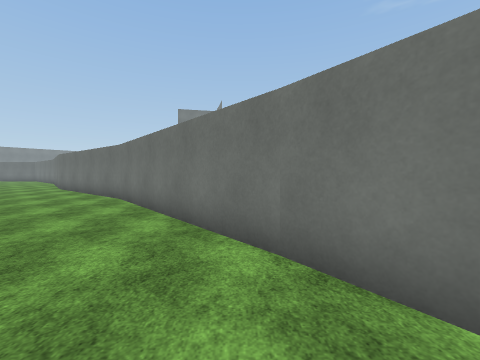
view 1 (above)

15 first-person views from a walk through a Unity game level. The camera is 1.5 m above the floor, tilts 2° down and sees 90° across. The floor is counted in squares, 2 m on a side. Each view is taken from the middle of a square. On the plan, view 1 faces up. The plan holds only what a view shows up to about 9 squares ahead; the rest is blank. The place goes on beyond the plan. Surface patterns are stand-ins for the level's own textures.

view 2
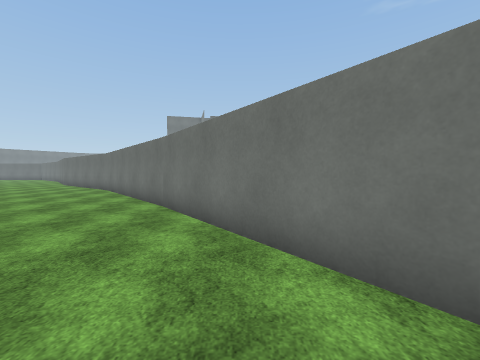

view 3
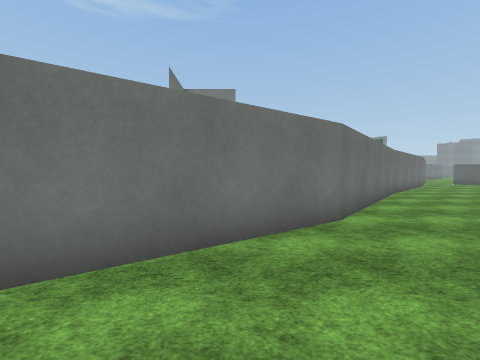

view 4
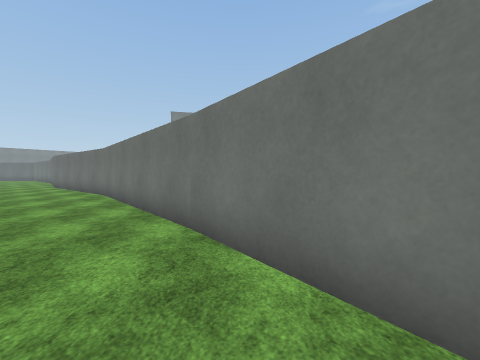

view 5
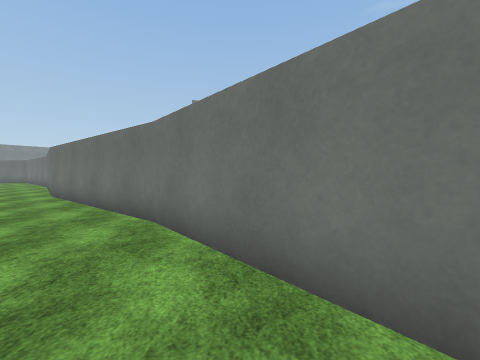

view 6
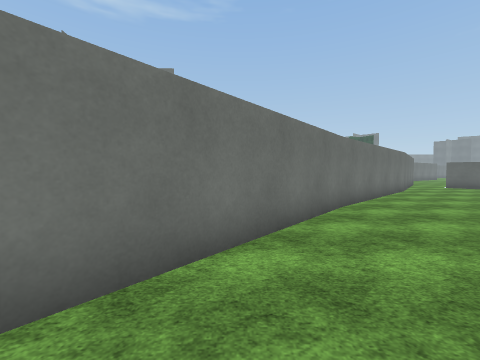

view 7
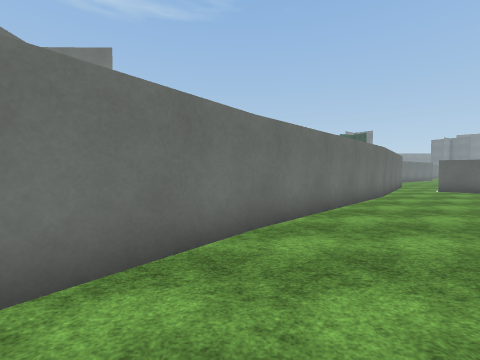

view 8
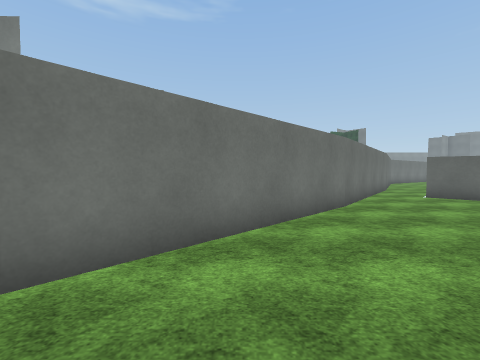

view 9
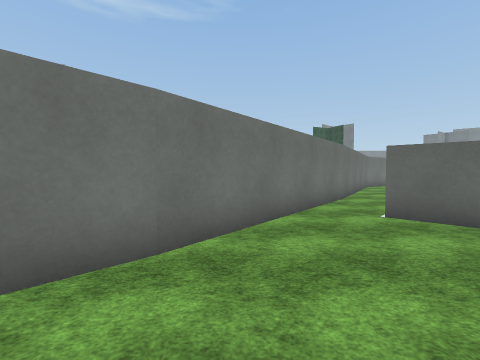

view 10
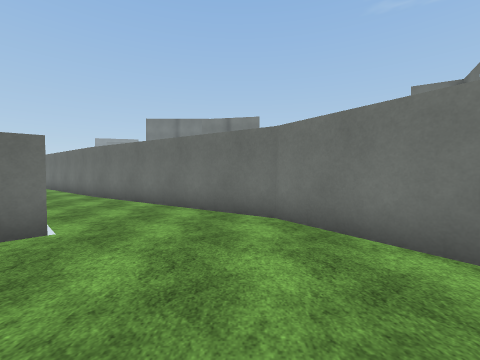

view 11
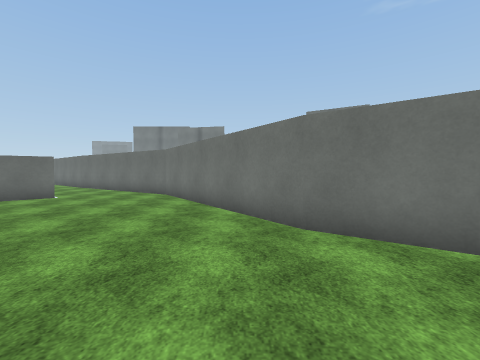

view 12
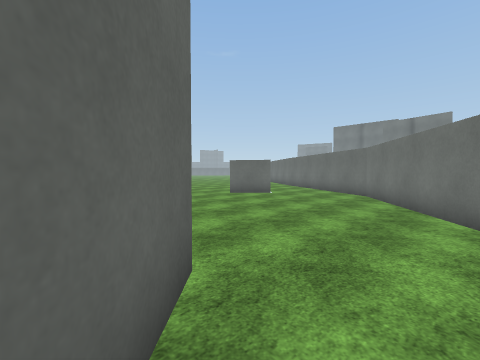

view 13
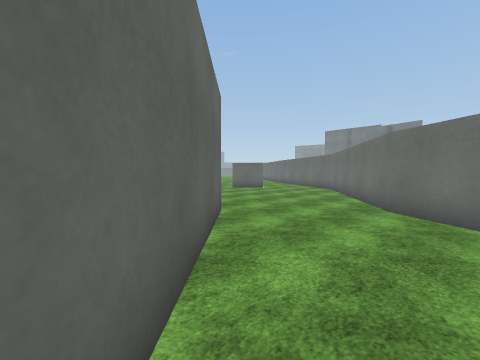

view 14
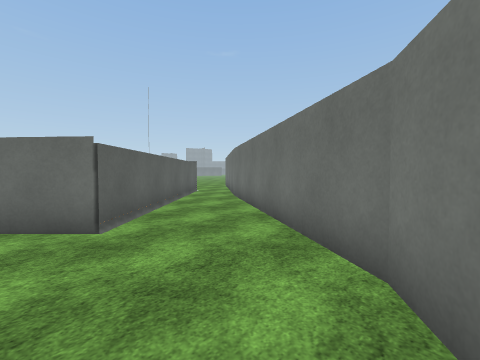

view 15
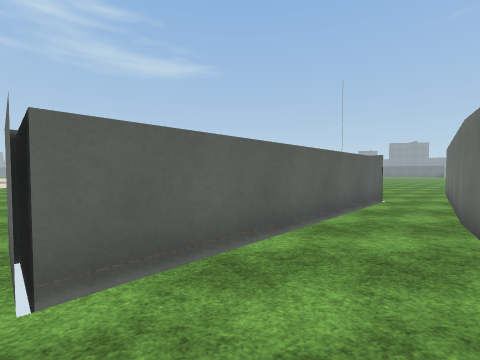

### Floor plan
Points are (right, up) in squares from view 1. A wall is a line through its corners. A room is listed if a view was taken in it or the views show most of it. See-through windows are left out.
Room 1 (views 1, 2, 3, 4, 5)
walls: (0.4, 2.1) (-3.3, 6.6); (-3.2, 6.5) (-5.6, 8.5); (3.7, -2.6) (0.3, 2.2)
ways out: opening at (3, -4) to room 2
Room 2 (views 6, 7, 8, 9)
walls: (8.2, -6.3) (3.7, -2.5); (12.2, -10.3) (8.1, -6.2); (13.1, -14.2) (13.9, -13.4); (14.8, -12.4) (12.1, -10.2)
ways out: opening at (3, -4) to room 1; opening at (15, -13) to room 3; gap at (13, -15)
Room 3 (views 10, 11, 12, 13, 14, 15)
walls: (22.5, -24) (25.6, -27.1); (26.2, -22.9) (24.8, -21.9) (21.6, -17.2) (16.5, -13.8); (16.7, -13.9) (14.8, -12.4); (13.9, -13.4) (18.7, -18.2) (17.7, -19.3)
ways out: opening at (15, -13) to room 2; opening at (18, -20); gap at (18, -19)

Where each view was taken, in squares from view 1:
view 1: 0 up, 0 right, facing up
view 2: 3 down, 2 right, facing up
view 3: 1 down, 0 right, facing right
view 4: 1 down, 1 right, facing up
view 5: 3 up, 2 left, facing up
view 6: 4 down, 3 right, facing right
view 7: 6 down, 5 right, facing right
view 8: 8 down, 7 right, facing right
view 9: 11 down, 10 right, facing right
view 10: 21 down, 21 right, facing up
view 11: 25 down, 24 right, facing up
view 12: 25 down, 24 right, facing up-left
view 13: 27 down, 26 right, facing up-left
view 14: 19 down, 22 right, facing up-left
view 15: 17 down, 20 right, facing left
